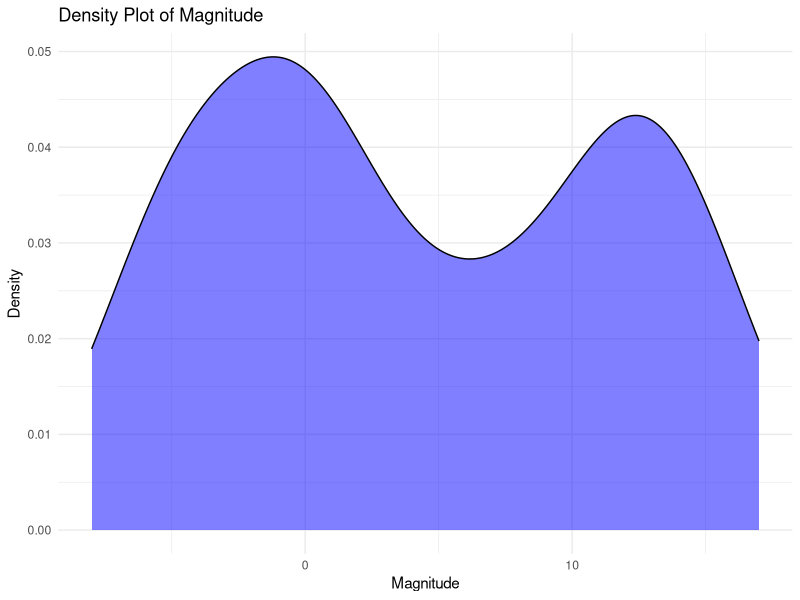
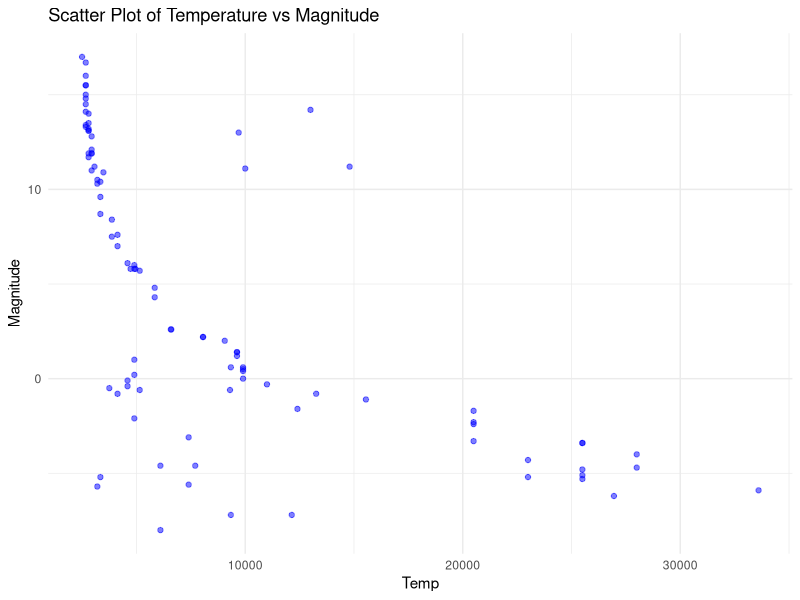
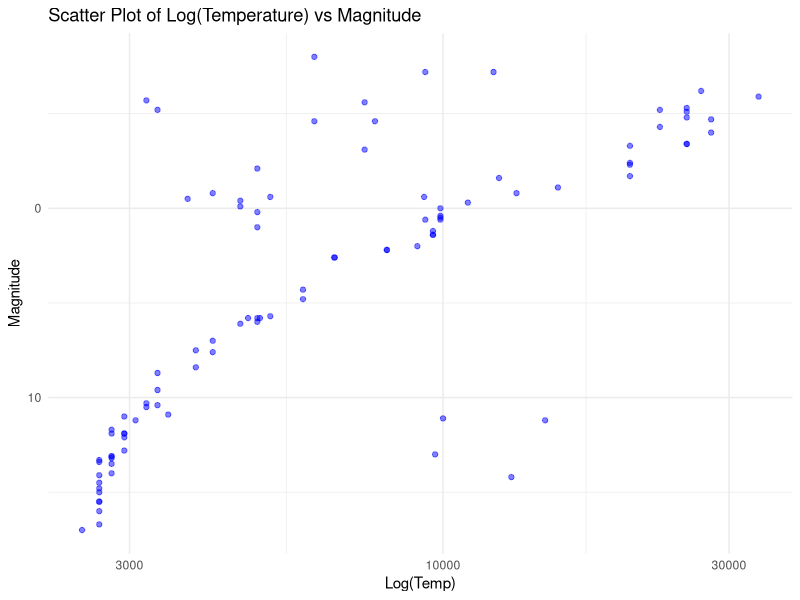
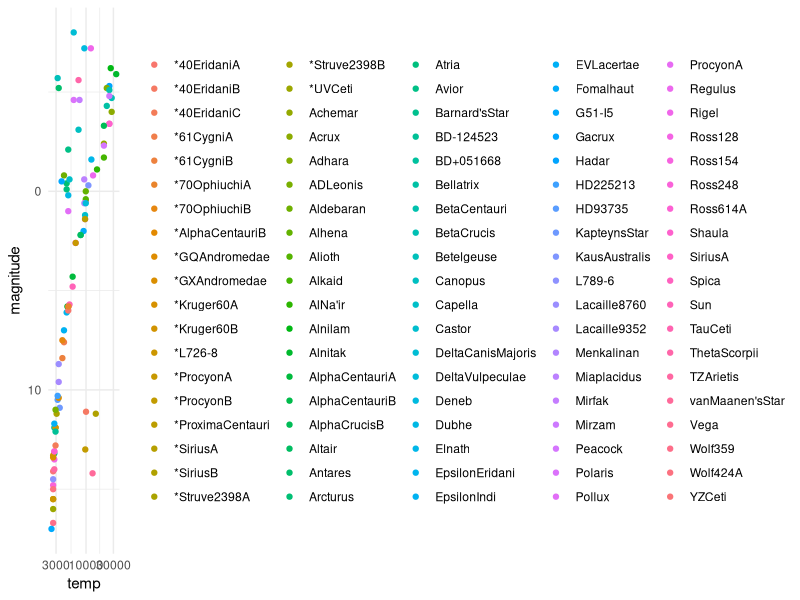

The R source for these figures, in order:
library(tidyverse)
library(dslabs)
data(stars)
options(digits = 3)   # report 3 significant digits

mean_magnitude <- mean(stars$magnitude, na.rm = TRUE)

# Print the result
print(mean_magnitude)


std_dev_magnitude <- sd(stars$magnitude, na.rm = TRUE)

library(tidyverse)
library(dslabs)
data(stars)
options(digits = 3)   # report 3 significant digits

# Create the density plot of magnitude
ggplot(stars, aes(x = magnitude)) +
  geom_density(fill = "blue", alpha = 0.5) +
  labs(title = "Density Plot of Magnitude", x = "Magnitude", y = "Density") +
  theme_minimal()


library(tidyverse)
library(dslabs)
data(stars)
options(digits = 3)   # report 3 significant digits

# Create a scatter plot with temperature on the x-axis and magnitude on the y-axis
ggplot(stars, aes(x = temp, y = magnitude)) +
  geom_point(alpha = 0.5, color = "blue") +
  labs(title = "Scatter Plot of Temperature vs Magnitude", 
       x = "Temp", y = "Magnitude") +
  theme_minimal()

library(tidyverse)
library(dslabs)
data(stars)
options(digits = 3)   # report 3 significant digits

# Create a scatter plot with log-transformed temperature, flipped axes, and reversed y-axis
ggplot(stars, aes(x = temp, y = magnitude)) +
  geom_point(alpha = 0.5, color = "blue") +
  scale_x_log10() +  # Apply log base 10 transformation to temperature
  scale_y_reverse() +  # Reverse the y-axis to place lower magnitudes at the top
  labs(title = "Scatter Plot of Log(Temperature) vs Magnitude", 
       x = "Log(Temp)", y = "Magnitude") +
  theme_minimal()

library(dplyr)

# Filter for white dwarfs (high temperature, high magnitude)
white_dwarfs <- stars %>%
  filter(temp > 10000 & magnitude > 12)  # adjust the thresholds as needed

# Count the number of white dwarfs
n_white_dwarfs <- nrow(white_dwarfs)
n_white_dwarfs

library(dplyr)

# Filter stars with temperature over 5000K and find the one with the highest magnitude
least_luminous_star <- stars %>%
  filter(temp > 5000) %>%
  arrange(desc(magnitude)) %>%  # Sort by descending magnitude to find the least luminous
  slice(1)  # Take the first row (the star with the highest magnitude)

least_luminous_star

library(dplyr)

# Find the two stars with the lowest temperature and highest luminosity
supergiants <- stars %>%
  arrange(temp, magnitude) %>%  # Sort by lowest temperature and highest luminosity (lowest magnitude)
  slice(1:2)  # Take the first two rows

supergiants

library(tidyverse)
library(dslabs)

# Load the stars dataset
data(stars)

# Customize the plot
stars %>%
  ggplot(aes(x = temp, y = magnitude, color = star)) + 
  geom_point() + 
  scale_y_reverse() +  # Flip the y-axis so lower magnitude (brighter stars) is at the top
  scale_x_log10() +    # Take the log base 10 of temperature
  theme_minimal() +
  theme(legend.title = element_blank()) # Remove the legend title

library(dplyr)
library(dslabs)

# Load the stars dataset
data(stars)

# Find the star with the highest temperature
highest_temp_star <- stars %>%
  filter(temp == max(temp)) %>%
  select(star, temp)

highest_temp_star

library(dplyr)

# Assuming you have the stars data loaded
stars %>%
  filter(star == "White Dwarf") %>%
  nrow()
